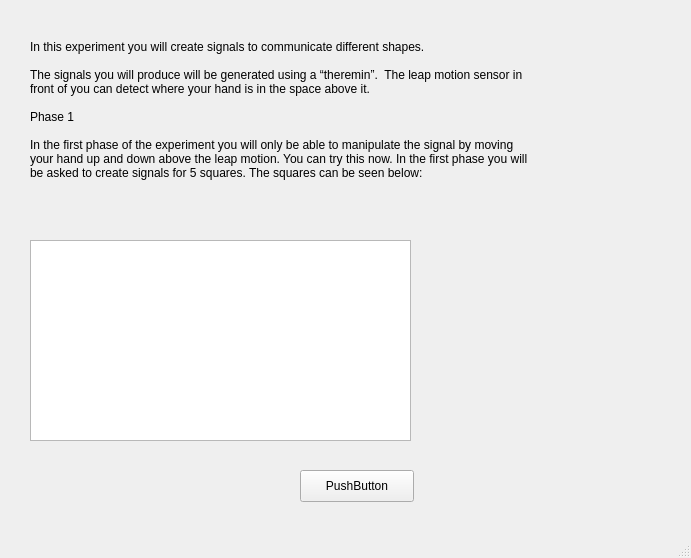
<?xml version="1.0" encoding="UTF-8"?>
<ui version="4.0">
 <class>MainWindow</class>
 <widget class="QMainWindow" name="MainWindow">
  <property name="geometry">
   <rect>
    <x>0</x>
    <y>0</y>
    <width>691</width>
    <height>558</height>
   </rect>
  </property>
  <property name="windowTitle">
   <string>MainWindow</string>
  </property>
  <widget class="QWidget" name="centralwidget">
   <widget class="QWidget" name="verticalLayoutWidget">
    <property name="geometry">
     <rect>
      <x>30</x>
      <y>40</y>
      <width>1655</width>
      <height>162</height>
     </rect>
    </property>
    <layout class="QVBoxLayout" name="verticalLayout">
     <property name="sizeConstraint">
      <enum>QLayout::SetFixedSize</enum>
     </property>
     <item>
      <widget class="QLabel" name="label">
       <property name="maximumSize">
        <size>
         <width>500</width>
         <height>16777215</height>
        </size>
       </property>
       <property name="text">
        <string>In this experiment you will create signals to communicate different shapes.
 
The signals you will produce will be generated using a “theremin”.  The leap motion sensor in front of you can detect where your hand is in the space above it.
 
Phase 1
 
In the first phase of the experiment you will only be able to manipulate the signal by moving your hand up and down above the leap motion. You can try this now. In the first phase you will be asked to create signals for 5 squares. The squares can be seen below:
 </string>
       </property>
       <property name="wordWrap">
        <bool>true</bool>
       </property>
      </widget>
     </item>
    </layout>
   </widget>
   <widget class="QGraphicsView" name="graphicsView">
    <property name="geometry">
     <rect>
      <x>30</x>
      <y>240</y>
      <width>381</width>
      <height>201</height>
     </rect>
    </property>
   </widget>
   <widget class="QPushButton" name="pushButton">
    <property name="geometry">
     <rect>
      <x>300</x>
      <y>470</y>
      <width>114</width>
      <height>32</height>
     </rect>
    </property>
    <property name="text">
     <string>PushButton</string>
    </property>
   </widget>
  </widget>
  <widget class="QStatusBar" name="statusbar"/>
  <widget class="QMenuBar" name="menubar">
   <property name="geometry">
    <rect>
     <x>0</x>
     <y>0</y>
     <width>691</width>
     <height>22</height>
    </rect>
   </property>
  </widget>
  <action name="actionBut_why">
   <property name="text">
    <string>But why?</string>
   </property>
  </action>
 </widget>
 <resources/>
 <connections/>
</ui>
